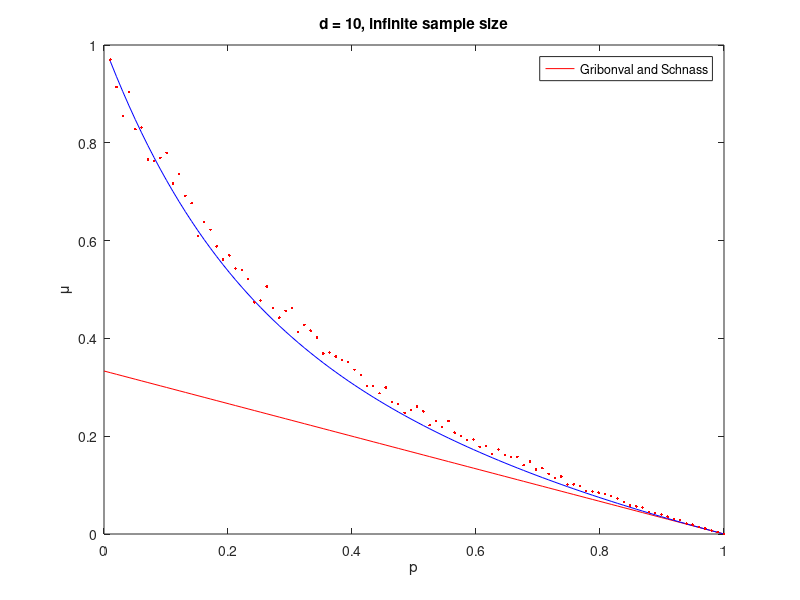

Write the MATLAB code that produced this figure. (Note: this script raises an error after producing the figure.)
d = 10;
N = 100;
p = linspace(0, 1, N);
mu = linspace(0, 1, N);
GS_pred = (1 - p)./sqrt(d - 1);
Wu_pred = zeros(size(p));
Laplace_pred = zeros(size(p));
for i = 1:length(p)
    for s = 0:(d - 1)
        Wu_pred(i) = Wu_pred(i) + nchoosek(d - 1, s)*p(i)^s * (1 - p(i))^(d - s) * sqrt(s);
    end
    Wu_pred(i) = Wu_pred(i)/(p(i) * (d - 1));
    for s = 0:(d - 1)
        Laplace_pred(i) = Laplace_pred(i) + nchoosek(d - 1, s)*p(i)^s * (1 - p(i))^(d - s) * mean(abs(sum(log(rand(s, 1000)./rand(s, 1000)), 1)));
    end
    Laplace_pred(i) = Laplace_pred(i)/(p(i) * (d - 1) * mean(abs(log(rand(1, 1000)./rand(1, 1000)))));
end
h2 = plot(mu, GS_pred, '-r', mu, Wu_pred, '-b', mu, Laplace_pred, '.r', 'LineWidth', 4);
legend(h2, 'Gribonval and Schnass')%, 'Wu and Yu')
xlabel('p')
ylabel('\mu')
title('d = 10, infinite sample size')

%% add empirical plot
addpath(genpath('../'))
local_bool = zeros(N/10, N/10, 5);
for i = 1:N/10
    for j = 1:N/10
        %true_dict  = ((1 - mu(i*10 - 9)) * eye(d) + mu(i*10-9) * ones(d))^.5;
        true_dict = normalize_columns(randn(d, d));
        for trial_index = 1:5
            %true_coef = randn(d, 1000);
            true_coef  = log(rand(d, 1000) ./ rand(d, 1000));
            %true_coef = (randi(2, d, 1000) - 1.5)*2;
            true_coef  = (true_coef .* (rand(d, 1000) < p(j*10-1)));
            local_bool(i, j, trial_index) = is_sharp(true_coef, ...
                true_dict, ... 
                0, ... %slope
                1e-6, ... %thres1
                inf, ... %thres2
                0) < 1e-6; %verbose
        end
    end
end
local_bool = mean(local_bool, 3);
%%
h = pcolor(mu((1:N/10) * 10 - 9), p((1:N/10) * 10 - 9), 1 - local_bool);
colormap gray
set(h, 'EdgeColor', 'none');
axis([0, 1, 0, 1])
hold on;
%xlabel('p');
%ylabel('\mu');
%xticks(mu((1:N/10) * 10 - 5));
%xticklabels(strread(num2str(mu((1:N/10) * 10 - 5)),'%s'));
%yticks(mu((1:N/10) * 10 - 5));
%yticklabels(strread(num2str(mu((1:N/10) * 10 - 5)),'%s'));

